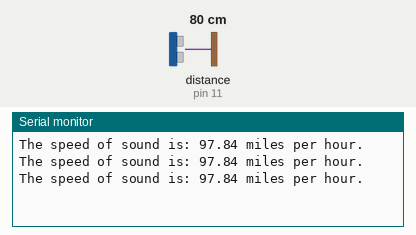
Recording of a sketch running on a simulated Arduino Uno, built with avr-gcc and run on an emulated ATmega328P. Shown: the last lines printed to the serial monitor. Wiring (inferred from the names in the program): ultrasonic range finder: trigger pin 13; echo pin 11. The test bench sets the inputs (shaded band); at power-on: distance to the obstacle (sensor on pin 11) 80 cm. The echo pulse lasts 58.3 µs per cm.

Above: at 1.3 s.
1.4 s: distance to the obstacle (sensor on pin 11) set to 2 cm
At 1.9 s:
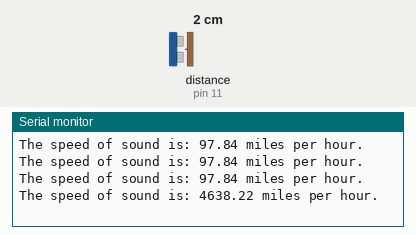
2.9 s: distance to the obstacle (sensor on pin 11) set to 4 cm
At 3.5 s:
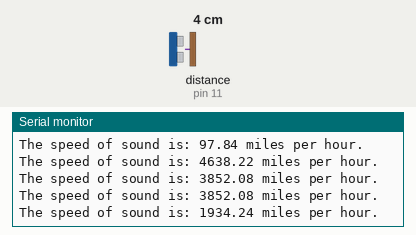
Timing chart, 0 to 5.9 s (numbered marks = the images above; inputs shaded):
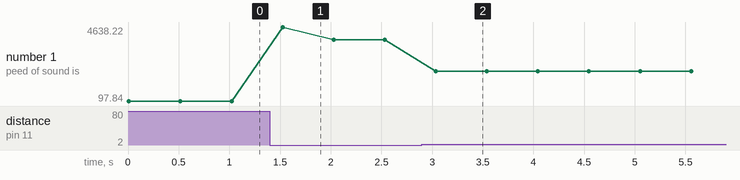

The sketch:

speedOfSound.ino
```cpp
int trigPin=13;
int echoPin=11; //sensor echopin connected to arduino11
float pingTime; //time for ping to hit target and return
float speedOfSound;  // we will calculate speed of sound later
float targetDistance=4;


void setup() {
  // put your setup code here, to run once:
  Serial.begin(9600); //turn on serial port
  pinMode(trigPin,OUTPUT);
  pinMode(echoPin,INPUT);


}

void loop() {
  // put your main code here, to run repeatedly:
  digitalWrite(trigPin,LOW); // set trigger pin low
  delayMicroseconds(2000);  // pause to let signal settle
  digitalWrite(trigPin,HIGH); //now trigpin will be high
  delayMicroseconds(10);  //pause with trigger pin high so arduino has enough time to read it
  digitalWrite(trigPin,LOW); //finish trigger pulse by bringing it low

  pingTime=pulseIn(echoPin,HIGH);  //measures the ping travel time in microseconds

  speedOfSound = 2*targetDistance/pingTime;   //gives us speed in inches per microseconds
  speedOfSound=speedOfSound/63360*1000000*3600;  //gives us speed of sound in miles per hour
  Serial.print("The speed of sound is: ");
  Serial.print( speedOfSound);
  Serial.println(" miles per hour.");
  delay(500);


}
```

Measured:
- after the input at 1.4 s, the serial monitor: prints a new line after 0.13 s (image 1)
- after the input at 2.9 s, the serial monitor: prints a new line after 0.14 s (image 2)
- plotted number 1: 97.84 → 3852.08 after the input at 1.4 s, 3852.08 → 1934.24 after the input at 2.9 s
